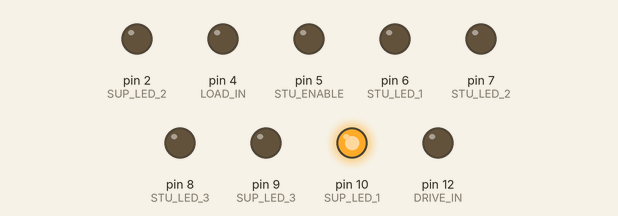
A sketch run on a simulated Arduino Uno, built with avr-gcc and run on an emulated ATmega328P. Parts: output pins drawn as LEDs (lit = HIGH).

Above: at 0.1 s.
Timing chart, 0 to 1.6 s (numbered marks = the images above):
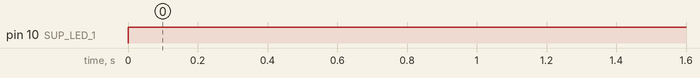

The sketch:

Drive_Logic_Test.ino
```cpp
int STU_LED_1 = 6;
int STU_LED_2 = 7;
int STU_LED_3 = 8;
int SUP_LED_1 = 10;
int SUP_LED_2 = 2;
int SUP_LED_3 = 9;
int STU_ENABLE = 5;
int DRIVE_IN = 12;
int LOAD_IN = 4;

void setup() {
  // put your setup code here, to run once:
  pinMode (STU_LED_1, OUTPUT);
  pinMode (STU_LED_2, OUTPUT);
  pinMode (STU_LED_3, OUTPUT);
  pinMode (SUP_LED_1, OUTPUT);
  pinMode (SUP_LED_2, OUTPUT);
  pinMode (SUP_LED_3, OUTPUT);
  pinMode (STU_ENABLE, OUTPUT);
  pinMode (DRIVE_IN, OUTPUT);
  pinMode (LOAD_IN, OUTPUT);


}

void loop() {
  // put your main code here, to run repeatedly:

 digitalWrite (DRIVE_IN, LOW);
 digitalWrite (LOAD_IN, LOW);

 if (digitalRead(DRIVE_IN) == LOW  && digitalRead(LOAD_IN) == LOW)
  {
    digitalWrite(SUP_LED_1, HIGH);
  }

  if ( digitalRead(DRIVE_IN) == HIGH  && digitalRead(LOAD_IN) == LOW)
  {
    digitalWrite(SUP_LED_2, HIGH);
  }

  if (digitalRead(DRIVE_IN) == LOW  && digitalRead(LOAD_IN) == HIGH)
  {
    digitalWrite(SUP_LED_3, HIGH);
  }


  if (digitalRead(DRIVE_IN) == HIGH  && digitalRead(LOAD_IN) == HIGH)
  {
    digitalWrite(SUP_LED_3, HIGH);
    digitalWrite(SUP_LED_1, HIGH);
    digitalWrite(SUP_LED_2, HIGH);
  }


}
```

Measured:
- by itself, pin 10 (SUP_LED_1): LOW → HIGH at 0.00 s
